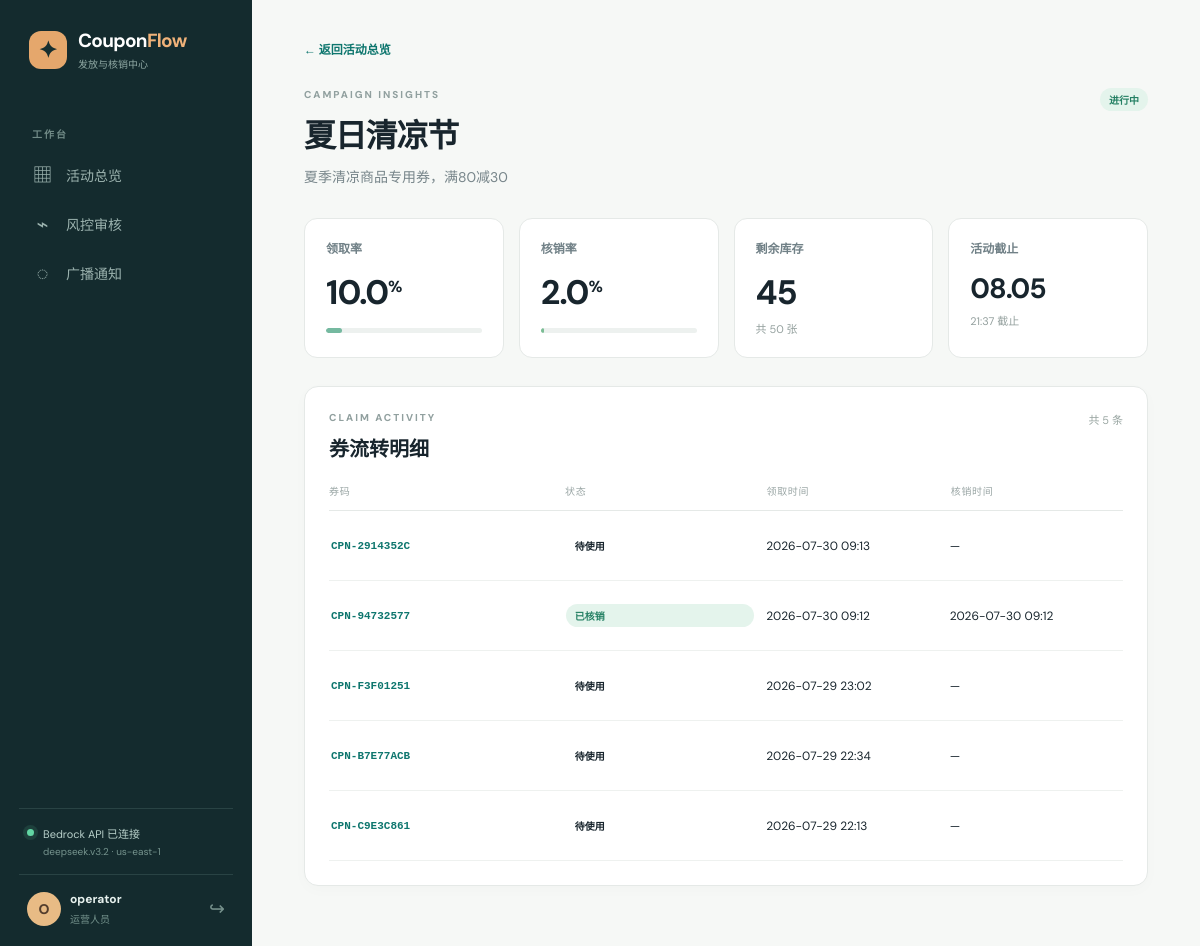
Screenshot of /operator/campaigns/2/insights (signed in) with the database file from the repository.
### app/models.py (models this page shows, shortened)
class User(UserMixin, db.Model):
    __tablename__ = 'users'
    id = db.Column(db.Integer, primary_key=True)
    username = db.Column(db.String(80), unique=True, nullable=False, index=True)
    password_hash = db.Column(db.String(256), nullable=False)
    role = db.Column(db.String(20), nullable=False, default='user')  # operator, user, verifier, admin
    phone = db.Column(db.String(20), default='')
    age = db.Column(db.Integer, nullable=True)
    gender = db.Column(db.String(10), default='')
    hobbies = db.Column(db.String(200), default='')
    occupation = db.Column(db.String(100), default='')
    points = db.Column(db.Integer, default=0)
    last_login = db.Column(db.DateTime, default=datetime.now)
    created_at = db.Column(db.DateTime, default=datetime.now)
    coupons = db.relationship('Coupon', backref='owner', lazy='dynamic',
                              foreign_keys='Coupon.user_id')
    @property
    def password(self):
        raise AttributeError('password is not readable')

class Campaign(db.Model):
    __tablename__ = 'campaigns'
    id = db.Column(db.Integer, primary_key=True)
    name = db.Column(db.String(200), nullable=False)
    amount = db.Column(db.Float, nullable=False, default=0.0)
    stock = db.Column(db.Integer, nullable=False, default=0)
    initial_stock = db.Column(db.Integer, nullable=False, default=0)
    start_date = db.Column(db.DateTime, nullable=False)
    end_date = db.Column(db.DateTime, nullable=False)
    per_user_limit = db.Column(db.Integer, nullable=False, default=1)
    description = db.Column(db.Text, default='')
    status = db.Column(db.String(20), nullable=False, default='draft')  # draft, active, expired, cancelled
    is_scheduled = db.Column(db.Boolean, default=False)
    scheduled_time = db.Column(db.DateTime, nullable=True)
    coupon_validity_days = db.Column(db.Integer, nullable=True)  # days coupon is valid after claim; NULL = use campaign end_date
    created_by = db.Column(db.Integer, db.ForeignKey('users.id'), nullable=False)
    created_at = db.Column(db.DateTime, default=datetime.now)
    creator = db.relationship('User', backref='campaigns_created', foreign_keys=[created_by])
    coupons = db.relationship('Coupon', backref='campaign', lazy='dynamic')
    @property
    def claim_rate(self):
        if self.initial_stock == 0:
            return 0.0
        claimed = self.initial_stock - self.stock
        return round(claimed / self.initial_stock * 100, 1)
    @property
    def verify_rate(self):
        if self.initial_stock == 0:
            return 0.0
        verified = self.coupons.filter_by(status='verified').count()
        return round(verified / self.initial_stock * 100, 1)

class Coupon(db.Model):
    __tablename__ = 'coupons'
    id = db.Column(db.Integer, primary_key=True)
    campaign_id = db.Column(db.Integer, db.ForeignKey('campaigns.id'), nullable=False, index=True)
    user_id = db.Column(db.Integer, db.ForeignKey('users.id'), nullable=False, index=True)
    code = db.Column(db.String(50), unique=True, nullable=False)
    status = db.Column(db.String(20), nullable=False, default='claimed')  # claimed, verified, expired
    claimed_at = db.Column(db.DateTime, default=datetime.now)
    expires_at = db.Column(db.DateTime, nullable=True)  # individual coupon expiry; NULL = fall back to campaign.end_date
    verified_at = db.Column(db.DateTime, nullable=True)
    verified_by = db.Column(db.Integer, db.ForeignKey('users.id'), nullable=True)
    verifier = db.relationship('User', backref='verifications', foreign_keys=[verified_by])

### app/operator.py (the view)
@operator_bp.route('/campaigns/<int:campaign_id>/insights')
def campaign_insights(campaign_id):
    campaign = Campaign.query.get_or_404(campaign_id)
    coupons = campaign.coupons.order_by(Coupon.claimed_at.desc()).all()
    claimed = [c for c in coupons if c.status == 'claimed']
    verified = [c for c in coupons if c.status == 'verified']
    expired = [c for c in coupons if c.status == 'expired']
    from collections import Counter
    hour_dist = Counter()
    for c in coupons:
        if c.claimed_at:
            hour_dist[c.claimed_at.strftime('%m-%d %H:00')] += 1
    sorted_hours = sorted(hour_dist.items()) if hour_dist else []
    return render_template('operator/insights.html',
                         campaign=campaign,
                         coupons=coupons,
                         claimed_count=len(claimed),
                         verified_count=len(verified),
                         expired_count=len(expired),
                         hour_distribution=sorted_hours)

### app/__init__.py (called while the page is built)
@login_manager.user_loader
def load_user(user_id):
    from app.models import User
    return User.query.get(int(user_id))

### app/ai_service.py (called while the page is built, shortened)
    @property
    def status(self) -> dict:
        if self.api_key:
            return {
                'mode': 'bedrock_api',
                'label': 'Bedrock API',
                'connected': True,
                'model': self.model_id,
                'region': self.region,
            }

### app/operator.py (called while the page is built)
@operator_bp.before_request
@login_required
@operator_required
def before_request():
    pass

### templates/operator/insights.html
{% extends 'base.html' %}{% block title %}活动洞察 · CouponFlow{% endblock %}{% block content %}<a class="back-link" href="{{ url_for('operator.dashboard') }}">← 返回活动总览</a><header class="page-top"><div><p class="kicker">CAMPAIGN INSIGHTS</p><h1>{{ campaign.name }}</h1><p>{{ campaign.description }}</p></div><span class="status status-{{ campaign.status }}">{{ {'active':'进行中','draft':'待发布','expired':'已结束','cancelled':'已取消'}[campaign.status] }}</span></header><section class="metric-grid"><article class="metric-card"><small>领取率</small><strong>{{ campaign.claim_rate }}<sup>%</sup></strong><div class="mini-progress"><i style="width:{{ campaign.claim_rate }}%"></i></div></article><article class="metric-card"><small>核销率</small><strong>{{ campaign.verify_rate }}<sup>%</sup></strong><div class="mini-progress green"><i style="width:{{ campaign.verify_rate }}%"></i></div></article><article class="metric-card"><small>剩余库存</small><strong>{{ campaign.stock }}</strong><em>共 {{ campaign.initial_stock }} 张</em></article><article class="metric-card"><small>活动截止</small><strong class="date-large">{{ campaign.end_date.strftime('%m.%d') }}</strong><em>{{ campaign.end_date.strftime('%H:%M') }} 截止</em></article></section><section class="panel"><div class="panel-heading"><div><p class="kicker">CLAIM ACTIVITY</p><h2>券流转明细</h2></div><span class="muted">共 {{ coupons|length }} 条</span></div><div class="simple-table"><div class="table-head"><span>券码</span><span>状态</span><span>领取时间</span><span>核销时间</span></div>{% for coupon in coupons %}<div class="table-row"><code>{{ coupon.code }}</code><span class="status status-{{ coupon.status }}">{{ {'claimed':'待使用','verified':'已核销','expired':'已过期'}[coupon.status] }}</span><span>{{ coupon.claimed_at.strftime('%Y-%m-%d %H:%M') }}</span><span>{{ coupon.verified_at.strftime('%Y-%m-%d %H:%M') if coupon.verified_at else '—' }}</span></div>{% else %}<div class="empty-table">还没有领取记录。</div>{% endfor %}</div></section>{% endblock %}

### templates/base.html (shortened to what this page needs)
<!doctype html>
<html lang="zh-CN">
<head>
  <link rel="stylesheet" href="{{ url_for('static', filename='css/style.css') }}">
</head>
<body>
  <div class="app-shell">
    <aside class="sidebar">
      <a class="brand" href="{{ url_for('auth.index') }}">
        <span class="brand-mark">✦</span>
        <span><strong>Coupon<span>Flow</span></strong><small>发放与核销中心</small></span>
      </a>
      {% if current_user.is_authenticated %}
      <div class="side-label">工作台</div>
      <nav class="side-nav">
        {% if current_user.role == 'operator' %}
          <a href="{{ url_for('operator.dashboard') }}" class="{% if request.endpoint == 'operator.dashboard' %}active{% endif %}"><span>▦</span>活动总览</a>
          <a href="{{ url_for('operator.risk_logs') }}" class=""><span>⌁</span>风控审核</a>
          <a href="{{ url_for('operator.notifications') }}" class="{% if request.endpoint == 'operator.notifications' %}active{% endif %}"><span>◌</span>广播通知</a>
        {% elif current_user.role == 'verifier' %}
          <a href="{{ url_for('verifier.dashboard') }}" class="{% if request.endpoint == 'verifier.dashboard' %}active{% endif %}"><span>⌕</span>现场核销</a>
          <a href="{{ url_for('verifier.history') }}" class="{% if request.endpoint == 'verifier.history' %}active{% endif %}"><span>◷</span>核销记录</a>
        {% elif current_user.role == 'admin' %}
          <a href="{{ url_for('admin_bp.dashboard') }}" class="{% if request.endpoint == 'admin_bp.dashboard' %}active{% endif %}"><span>◈</span>数据驾驶舱</a>
        {% endif %}
      </nav>
      <div class="sidebar-bottom">
        <div class="local-status"><i class="status-dot {{ 'connected' if ai_status.connected else 'fallback' }}"></i><span>{% if ai_status.connected %}{{ ai_status.label }} 已连接<small>{{ ai_status.model }} · {{ ai_status.region }}</small>{% else %}本地服务运行中<small>AI 规则降级已启用</small>{% endif %}</span></div>
        <div class="profile-mini"><span class="avatar">{{ current_user.username[:1].upper() }}</span><span><strong>{{ current_user.username }}</strong><small>{{ {'operator':'运营人员','user':'普通用户','verifier':'核销人员','admin':'管理员'}[current_user.role] }}</small></span><a href="{{ url_for('auth.logout') }}" title="退出登录">↪</a></div>
      </div>
      {% endif %}
    </aside>
    <main class="main-content">
      {% block content %}{% endblock %}
    </main>
  </div>
</body>
</html>

### rows the page displays
User: username "O", username "operator", role "运营人员"
Campaign: name "夏日清凉节", description "夏季清凉商品专用券，满80减30", status "进行中", claim_rate "10.0", verify_rate "2.0", stock "45", initial_stock "50", end_date "08.05", end_date "21:37"
Coupon: code "CPN-2914352C", status "待使用", claimed_at "2026-07-30 09:13", verified_at "—"
Coupon: code "CPN-94732577", status "已核销", claimed_at "2026-07-30 09:12", verified_at "2026-07-30 09:12"
Coupon: code "CPN-F3F01251", status "待使用", claimed_at "2026-07-29 23:02", verified_at "—"
Coupon: code "CPN-B7E77ACB", status "待使用", claimed_at "2026-07-29 22:34", verified_at "—"
Coupon: code "CPN-C9E3C861", status "待使用", claimed_at "2026-07-29 22:13", verified_at "—"

### other values shown
{{ ai_status.label }} "Bedrock API"
{{ ai_status.model }} "deepseek.v3.2"
{{ ai_status.region }} "us-east-1"
{{ coupons|length }} "5"
